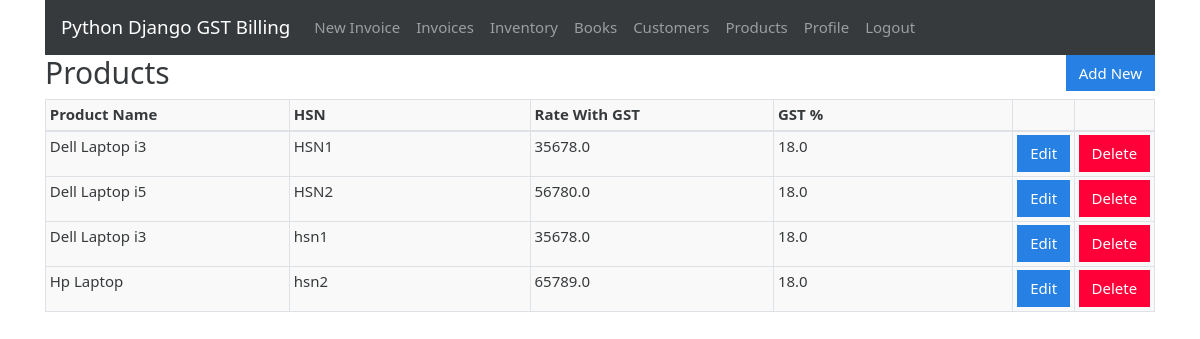
The app's page /products (signed in), older data.
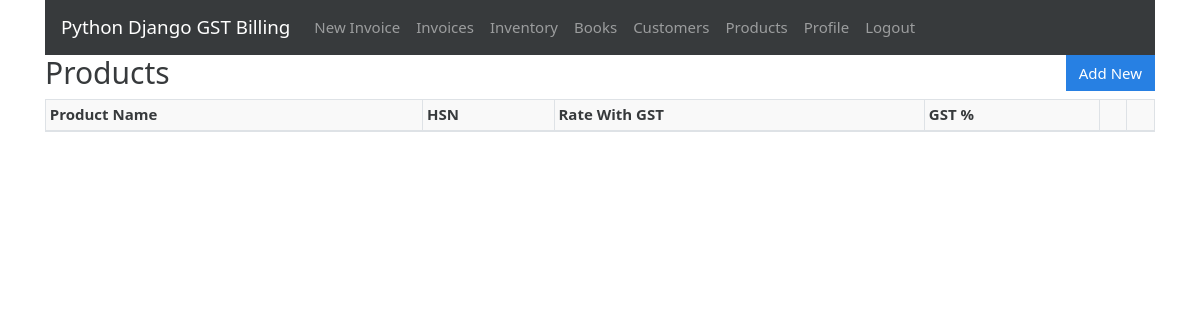
The same page, newer data.
### gstbillingapp/models.py (models this page shows, shortened)
class Product(models.Model):
    user = models.ForeignKey(User, null=True, blank=True, on_delete=models.SET_NULL)
    product_name = models.CharField(max_length=200)
    product_hsn = models.CharField(max_length=50, null=True, blank=True)
    product_unit = models.CharField(max_length=50)
    product_gst_percentage = models.FloatField()
    product_rate_with_gst = models.FloatField()

### gstbillingapp/views.py (the view)
# urls.py: path('products', views.products, name='products'),
@login_required
def products(request):
    context = {}
    context['products'] = Product.objects.filter(user=request.user)
    return render(request, 'gstbillingapp/products.html', context)

### gstbillingapp/templates/gstbillingapp/products.html (shortened to what this page needs)
{% extends "gstbillingapp/base.html" %}
{% load static %}
{% block content %}
		<div class="row">
			<div class="col">
				<h2>Products</h2>
			</div>
			<div class="col">
				<a href="{% url 'product_add' %}" id="add_product_btn"><button type="button" class="btn btn-primary">Add New</button></a>
			</div>
		</div>
		<table class="table table-bordered" id="product-table">
			<thead>
				<tr>
					<th>Product Name</th>
					<th>HSN</th>
					<th>Rate With GST</th>
					<th>GST %</th>
					<th></th>
					<th></th>
				</tr>
			</thead>
			<tbody class="two-col-form">
				{% for product in products %}
				<tr>
	 				<td>{{product.product_name}}</td>
	 				<td>{{product.product_hsn}}</td>
	 				<td>{{product.product_rate_with_gst}}</td>
	 				<td>{{product.product_gst_percentage}}</td>
	 				<td><a href="{% url 'product_edit' product.id %}"><button type="button" class="btn btn-primary">Edit</button></a></td>
	 				<td><button type="button" class="btn btn-danger" data-toggle="modal" data-target="#productDeleteModal" data-product-id="{{product.id}}" data-product-name="{{product.product_name}}">Delete</button></td>
				</tr>
				{% endfor %}
			</tbody>
		</table>
{% endblock %}

Row changes from the older to the newer data that the page shows:
removed Product: product_name "Dell Laptop i3", product_hsn "HSN1", product_rate_with_gst "35678.0", product_gst_percentage "18.0"
removed Product: product_name "Dell Laptop i5", product_hsn "HSN2", product_rate_with_gst "56780.0", product_gst_percentage "18.0"
removed Product: product_name "Dell Laptop i3", product_hsn "hsn1", product_rate_with_gst "35678.0", product_gst_percentage "18.0"
removed Product: product_name "Hp Laptop", product_hsn "hsn2", product_rate_with_gst "65789.0", product_gst_percentage "18.0"
